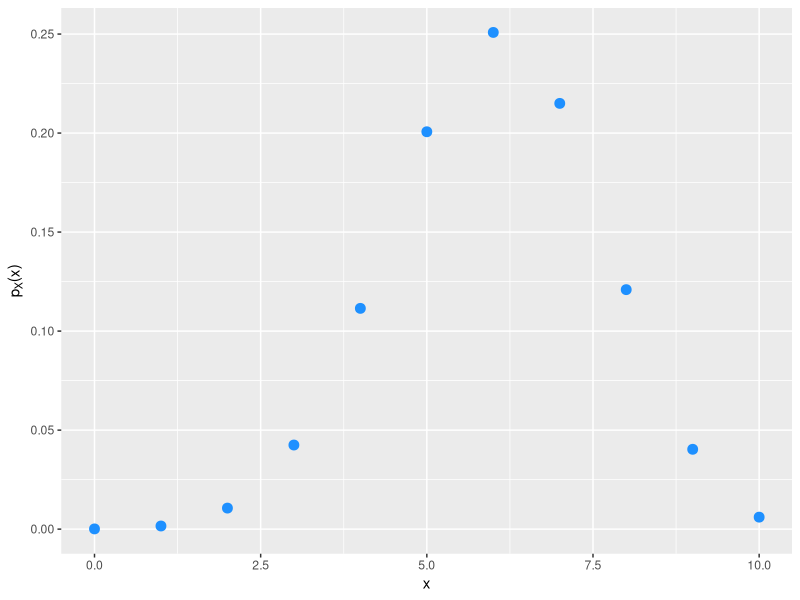
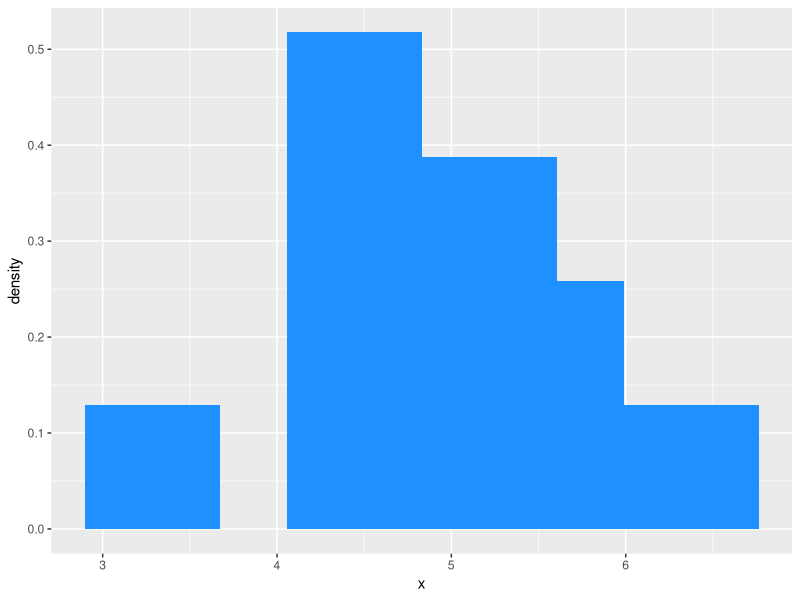

Source code (R) for these figures, in order:
## ---- chunk 1
x <- 0:10
y <- dbinom(x, size = 10, prob = 0.6)
library(ggplot2)
ggplot(data = data.frame(x, y), mapping = aes(x = x, y = y)) +
  geom_point(col = "dodgerblue", cex = 3) +
  ylab(expression(p[X]*"(x)"))
## ---- chunk 2
set.seed(101)
(x <- rnorm(20, mean = 5, sd = 1))
## ---- chunk 3
ggplot(data = data.frame(x = x), mapping = aes(x = x, y = after_stat(density))) +
  geom_histogram(fill = "dodgerblue", bins = 10)
## ---- chunk 4
set.seed(101)
(x <- rnorm(20, mean = 5, sd = 1))
## ---- chunk 5
alpha <- 0.05
f <- function(mu, x.bar, s, n, q) {
  pt((x.bar - mu) / (s / sqrt(n)), n - 1) - q  # "p" in "pt" means cumulative distribution function
                                               # "t" in "pt" means t-distribution
}
uniroot(f, interval = c(-100, 100), x.bar = mean(x), s = sd(x), n = length(x), q = 1-alpha/2)$root
uniroot(f, interval = c(-100, 100), x.bar = mean(x), s = sd(x), n = length(x), q = alpha/2)$root
## ---- chunk 6
set.seed(101)
rows <- 1:8  # we have an original dataset with 8 rows
sort(sample(rows, length(rows), replace = TRUE)) # rows 1 and 7 appear three times, etc.
## ---- chunk 7
set.seed(101)
(x = rnorm(20, mean = 5, sd = 1))
## ---- chunk 8
set.seed(101)
k     <- 10000
x.bar <- rep(NA, k)
for (ii in 1:k) {
  s         <- sample(length(x), length(x), replace = TRUE)
  x.bar[ii] <- mean(x[s])
}
quantile(x.bar, probs = c(0.025, 0.975))
